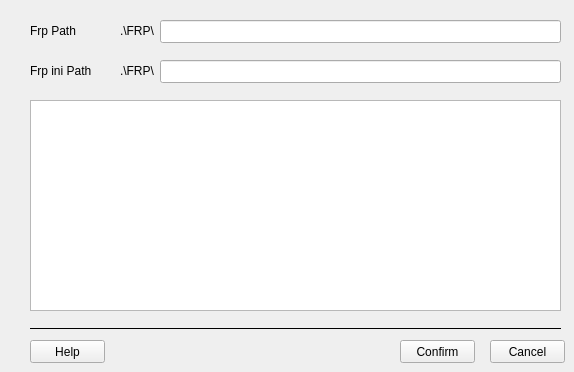
    <widget class="QWidget" name="tabFRPS">
     <attribute name="title">
      <string>Frp Settings</string>
     </attribute>
     <widget class="QPlainTextEdit" name="INIFrp">
      <property name="geometry">
       <rect>
        <x>30</x>
        <y>100</y>
        <width>531</width>
        <height>211</height>
       </rect>
      </property>
     </widget>
     <widget class="Line" name="line_5">
      <property name="geometry">
       <rect>
        <x>30</x>
        <y>320</y>
        <width>531</width>
        <height>16</height>
       </rect>
      </property>
      <property name="frameShadow">
       <enum>QFrame::Plain</enum>
      </property>
      <property name="orientation">
       <enum>Qt::Horizontal</enum>
      </property>
     </widget>
     <widget class="QPushButton" name="btnFrpSConfirm">
      <property name="geometry">
       <rect>
        <x>400</x>
        <y>340</y>
        <width>75</width>
        <height>23</height>
       </rect>
      </property>
      <property name="text">
       <string>Confirm</string>
      </property>
     </widget>
     <widget class="QPushButton" name="btnFrpSCancel">
      <property name="geometry">
       <rect>
        <x>490</x>
        <y>340</y>
        <width>75</width>
        <height>23</height>
       </rect>
      </property>
      <property name="text">
       <string>Cancel</string>
      </property>
     </widget>
     <widget class="QPushButton" name="btnFrpSHelp">
      <property name="geometry">
       <rect>
        <x>30</x>
        <y>340</y>
        <width>75</width>
        <height>23</height>
       </rect>
      </property>
      <property name="text">
       <string>Help</string>
      </property>
     </widget>
     <widget class="QLineEdit" name="PathFrpIni2">
      <property name="geometry">
       <rect>
        <x>160</x>
        <y>60</y>
        <width>401</width>
        <height>23</height>
       </rect>
      </property>
      <property name="readOnly">
       <bool>true</bool>
      </property>
     </widget>
     <widget class="QLabel" name="label_23">
      <property name="geometry">
       <rect>
        <x>120</x>
        <y>60</y>
        <width>54</width>
        <height>21</height>
       </rect>
      </property>
      <property name="text">
       <string>.\FRP\</string>
      </property>
     </widget>
     <widget class="QLabel" name="label_24">
      <property name="geometry">
       <rect>
        <x>120</x>
        <y>20</y>
        <width>54</width>
        <height>21</height>
       </rect>
      </property>
      <property name="text">
       <string>.\FRP\</string>
      </property>
     </widget>
     <widget class="QLabel" name="label_9">
      <property name="geometry">
       <rect>
        <x>30</x>
        <y>20</y>
        <width>61</width>
        <height>21</height>
       </rect>
      </property>
      <property name="text">
       <string>Frp Path</string>
      </property>
     </widget>
     <widget class="QLabel" name="label_25">
      <property name="geometry">
       <rect>
        <x>30</x>
        <y>60</y>
        <width>81</width>
        <height>21</height>
       </rect>
      </property>
      <property name="text">
       <string>Frp ini Path</string>
      </property>
     </widget>
     <widget class="QLineEdit" name="PathFrp2">
      <property name="geometry">
       <rect>
        <x>160</x>
        <y>20</y>
        <width>401</width>
        <height>23</height>
       </rect>
      </property>
      <property name="readOnly">
       <bool>true</bool>
      </property>
     </widget>
    </widget>
